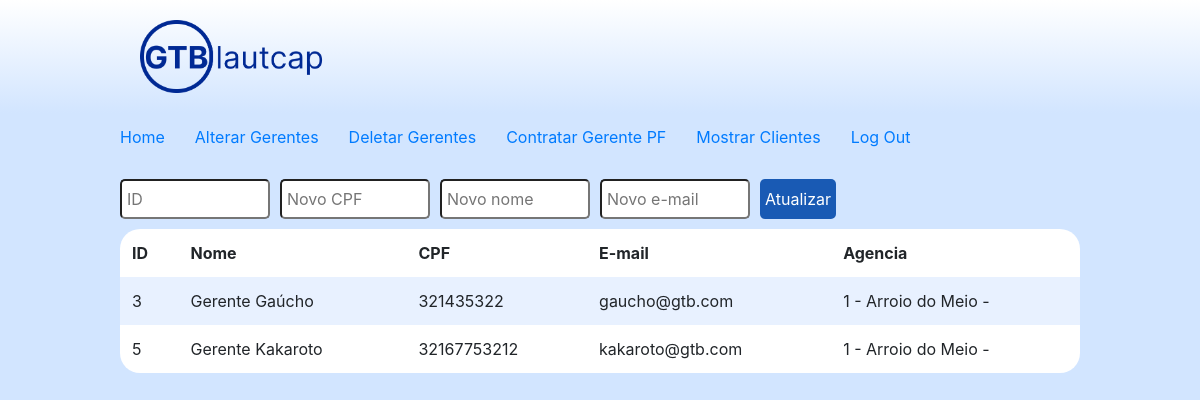
Screenshot of /alterarGerentes (signed in) with the database file from the repository.
### gtb/models.py (models this page shows, shortened)
class GerentePF(models.Model):
    user            = models.OneToOneField(User, null=True, on_delete=models.CASCADE)
    CPF             = models.CharField(max_length=11, null=False, blank=False)
    nome_completo   = models.CharField(max_length=64, null=False, blank=False)
    agencia_id      = models.ForeignKey(Agencia, on_delete=models.CASCADE)

class User(AbstractUser):
    is_pessoaFisica = models.BooleanField(default=False)
    is_pessoaJuridica = models.BooleanField(default=False)
    is_agencia = models.BooleanField(default=False)
    is_gerentePF = models.BooleanField(default=False)
    is_gerentePJ = models.BooleanField(default=False)

class Agencia(models.Model):
    user   = models.OneToOneField(User, on_delete=models.CASCADE, null=True, blank=True)
    cidade = models.CharField(max_length=30, null=False, blank=False)
    def __str__(self):
        return f"{self.id} - {self.cidade}"

### gtb/viewAgencia.py (the view)
# urls.py: path("alterarGerentes", viewAgencia.alterarGerentes, name="alterarGerentes"),
@login_required
def alterarGerentes(request):
    user = request.user
    if request.method == "POST":
        ID = request.POST["ID"]
        CPF = request.POST["CPF"]
        newCompleteName = request.POST["nome_completo"]
        newEmail = request.POST["email"]
        agencia = models.Agencia.objects.filter(user=user)
        gerentesPF = models.GerentePF.objects.filter(agencia_id=agencia[0])
        if ID:
            cliente = models.GerentePF.objects.filter(id=ID)
            usuario = models.User.objects.filter(id=cliente[0].user.id)
            print(ID, cliente, usuario)
            if CPF != "" and CPF != None:
                cliente.update(CPF=CPF)
            if newCompleteName != "" and newCompleteName != None:
                cliente.update(nome_completo=newCompleteName)
            if newEmail != "" and newEmail != None:
                usuario.update(email=newEmail)
        gerentesPF = models.GerentePF.objects.filter(agencia_id=agencia[0])
        return render(request, "gtb/alterarGerentes.html", {
            "metodo": "post",
            "dados_gerentePF": gerentesPF,
        })
    else:
        agencia = models.Agencia.objects.filter(user=user)
        gerentesPF = models.GerentePF.objects.filter(agencia_id=agencia[0])
        return render(request, "gtb/alterarGerentes.html", {
            "metodo": "get",
            "dados_gerentePF": gerentesPF
        })

### gtb/templates/gtb/alterarGerentes.html (shortened to what this page needs)
{% extends "gtb/layout.html" %}
{% load filter %}
{% load static %}
{% block head %}
    <link href="{% static 'gtb/acoes.css' %}" rel="stylesheet">
{% endblock %}
{% block body %}
    <form action="{% url 'alterarGerentes' %}" method="post">
        <div class="formDiv">
            <div class="divComprarAcoes">
                <input class="textoProcurarAcao" type="text" name="ID" placeholder="ID">
                <input class="textoProcurarAcao" type="text" name="CPF" placeholder="Novo CPF">
                <input class="textoProcurarAcao" type="text" name="nome_completo" placeholder="Novo nome">
                <input class="textoProcurarAcao" type="text" name="email" placeholder="Novo e-mail">
                <button class="botaoProcurarAcao" type="submit" name="botaoVenderAcao">Atualizar</button>
            </div>
            <div class="tableDiv">
                <table>
                    <thead>
                        <tr>
                            <th>ID</th>
                            <th>Nome</th>
                            <th>CPF</th>
                            <th>E-mail</th>
                            <th>Agencia</th>
                        </tr>
                    </thead>
                    <tbody>
                        {% for dadosVar in dados_gerentePF %}
                            <tr>
                                <td>{{ dadosVar.id }}</td>
                                <td>{{ dadosVar.nome_completo }}</td>
                                <td>{{ dadosVar.CPF }}</td>
                                <td>{{ dadosVar.user.email }}</td>
                                <td>{{ dadosVar.agencia_id }} - {{ dados_gerentePF.agencia_id }}</td>
                            </tr>
                        {% endfor %}
                    </tbody>
                </table>
            </div>
        </div>
    </form>
{% endblock %}

### gtb/static/gtb/layout.css (style rules this page uses)
body { padding: 0px; margin: 0; background-color: #d2e5ff; width: 100%; }

### gtb/static/gtb/acoes.css (style rules this page uses)
.textoProcurarAcao { width: 150px; height: 40px; margin-right: 10px; border-radius: 5px; padding-left: 5px; font-size: 16px; }
.divComprarAcoes { padding-top: 2%; display: flex; flex-direction: row; align-items: center; justify-content: flex-start; width: 80vw; }
.botaoProcurarAcao { background-color: #195ab4; color: white; border-radius: 5px; border: none; padding-left: 5px; padding-right: 5px; height: 40px; font-size: 16px; }
.formDiv { width: 80vw; display: flex; flex-direction: column; align-items: center; justify-content: space-between; }
.tableDiv { padding-top: 10px; width: 100%; }
table { background-color: white; margin-bottom: 1rem; width: 100%; border-radius: 20px; }
table th, table td { padding: 0.75rem; vertical-align: middle; }
tbody tr:nth-of-type(odd) { background-color: rgb(179, 208, 255, 0.3) }

### rows the page displays
GerentePF: id "3", nome_completo "Gerente Gaúcho", CPF "321435322", user.email "gaucho@gtb.com", agencia_id "1 - Arroio do Meio"
GerentePF: id "5", nome_completo "Gerente Kakaroto", CPF "32167753212", user.email "kakaroto@gtb.com", agencia_id "1 - Arroio do Meio"
